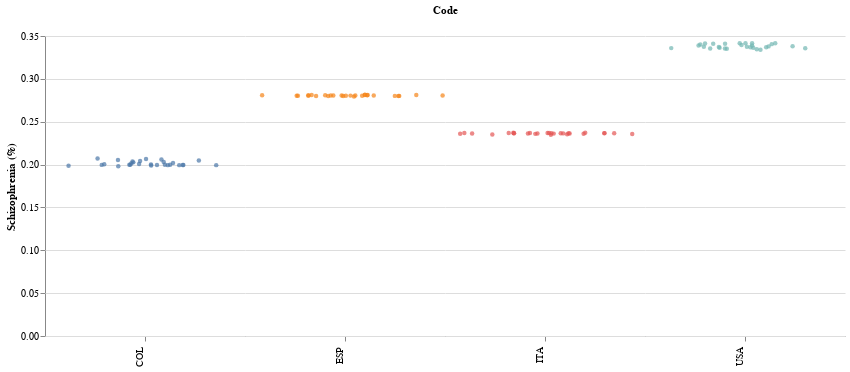

This figure's notebook cell:
### Code cell
import altair as alt

stripplot =  alt.Chart(df_mhd_countries, width=200).mark_circle(size=20).encode(
    x=alt.X(
        'jitter:Q',
        title=None,
        axis=alt.Axis(values=[0], ticks=True, grid=False, labels=False),
        scale=alt.Scale(),
    ),
    y=alt.Y('Schizophrenia (%)'),
    color=alt.Color('Code:N', legend=None),
    column=alt.Column(
        'Code:N',
        header=alt.Header(
            labelAngle=-90,  # -90
            titleOrient='top',
            labelOrient='bottom',
            labelAlign='right',
            labelPadding=5,
        ),
    ),
).transform_calculate(
    # Generate Gaussian jitter with a Box-Muller transform
    jitter='sqrt(-2*log(random()))*cos(2*PI*random())'
).configure_facet(
    spacing=0
).configure_view(
    stroke=None
)

stripplot

### Figure 1 — Vega-Lite specification as saved in the notebook (floating-point values rounded to 4 significant figures)
{"config": {"view": {"continuousWidth": 400, "continuousHeight": 300, "stroke": null}, "facet": {"spacing": 0}}, "data": {"name": "data-537f72dcac7ca8baa048591827e8aeb2"}, "mark": {"type": "circle", "size": 20}, "encoding": {"color": {"field": "Code", "legend": null, "type": "nominal"}, "column": {"field": "Code", "header": {"labelAlign": "right", "labelAngle": -90, "labelOrient": "bottom", "labelPadding": 5, "titleOrient": "top"}, "type": "nominal"}, "x": {"axis": {"grid": false, "labels": false, "ticks": true, "values": [0]}, "field": "jitter", "scale": {}, "title": null, "type": "quantitative"}, "y": {"field": "Schizophrenia (%)", "type": "quantitative"}}, "transform": [{"calculate": "sqrt(-2*log(random()))*cos(2*PI*random())", "as": "jitter"}], "width": 200, "$schema": "https://vega.github.io/schema/vega-lite/v4.17.0.json", "datasets": {"data-537f72dcac7ca8baa048591827e8aeb2": [{"Entity": "Colombia", "Code": "COL", "Year": 1990, "Schizophrenia (%)": 0.198, "Bipolar disorder (%)": 0.7492, "Eating disorders (%)": 0.2098, "Anxiety disorders (%)": 2.618, "Drug use disorders (%)": 0.9484, "Depression (%)": 2.268, "Alcohol use disorders (%)": 1.409}, {"Entity": "Colombia", "Code": "COL", "Year": 1991, "Schizophrenia (%)": 0.1985, "Bipolar disorder (%)": 0.7497, "Eating disorders (%)": 0.2108, "Anxiety disorders (%)": 2.618, "Drug use disorders (%)": 0.9449, "Depression (%)": 2.281, "Alcohol use disorders (%)": 1.426}, {"Entity": "Colombia", "Code": "COL", "Year": 1992, "Schizophrenia (%)": 0.199, "Bipolar disorder (%)": 0.7501, "Eating disorders (%)": 0.2116, "Anxiety disorders (%)": 2.62, "Drug use disorders (%)": 0.943, "Depression (%)": 2.293, "Alcohol use disorders (%)": 1.443}, {"Entity": "Colombia", "Code": "COL", "Year": 1993, "Schizophrenia (%)": 0.1993, "Bipolar disorder (%)": 0.7504, "Eating disorders (%)": 0.2124, "Anxiety disorders (%)": 2.622, "Drug use disorders (%)": 0.941, "Depression (%)": 2.305, "Alcohol use disorders (%)": 1.462}, {"Entity": "Colombia", "Code": "COL", "Year": 1994, "Schizophrenia (%)": 0.1996, "Bipolar disorder (%)": 0.7508, "Eating disorders (%)": 0.2132, "Anxiety disorders (%)": 2.624, "Drug use disorders (%)": 0.9398, "Depression (%)": 2.316, "Alcohol use disorders (%)": 1.481}, {"Entity": "Colombia", "Code": "COL", "Year": 1995, "Schizophrenia (%)": 0.1998, "Bipolar disorder (%)": 0.7511, "Eating disorders (%)": 0.2142, "Anxiety disorders (%)": 2.627, "Drug use disorders (%)": 0.9388, "Depression (%)": 2.328, "Alcohol use disorders (%)": 1.5}, {"Entity": "Colombia", "Code": "COL", "Year": 1996, "Schizophrenia (%)": 0.1998, "Bipolar disorder (%)": 0.7513, "Eating disorders (%)": 0.2148, "Anxiety disorders (%)": 2.637, "Drug use disorders (%)": 0.9397, "Depression (%)": 2.339, "Alcohol use disorders (%)": 1.524}, {"Entity": "Colombia", "Code": "COL", "Year": 1997, "Schizophrenia (%)": 0.1996, "Bipolar disorder (%)": 0.7513, "Eating disorders (%)": 0.2152, "Anxiety disorders (%)": 2.657, "Drug use disorders (%)": 0.9401, "Depression (%)": 2.354, "Alcohol use disorders (%)": 1.553}, {"Entity": "Colombia", "Code": "COL", "Year": 1998, "Schizophrenia (%)": 0.1995, "Bipolar disorder (%)": 0.7513, "Eating disorders (%)": 0.216, "Anxiety disorders (%)": 2.681, "Drug use disorders (%)": 0.9423, "Depression (%)": 2.369, "Alcohol use disorders (%)": 1.582}, {"Entity": "Colombia", "Code": "COL", "Year": 1999, "Schizophrenia (%)": 0.1993, "Bipolar disorder (%)": 0.7514, "Eating disorders (%)": 0.2163, "Anxiety disorders (%)": 2.701, "Drug use disorders (%)": 0.9454, "Depression (%)": 2.384, "Alcohol use disorders (%)": 1.605}, {"Entity": "Colombia", "Code": "COL", "Year": 2000, "Schizophrenia (%)": 0.1993, "Bipolar disorder (%)": 0.7517, "Eating disorders (%)": 0.217, "Anxiety disorders (%)": 2.71, "Drug use disorders (%)": 0.9489, "Depression (%)": 2.395, "Alcohol use disorders (%)": 1.617}, {"Entity": "Colombia", "Code": "COL", "Year": 2001, "Schizophrenia (%)": 0.1995, "Bipolar disorder (%)": 0.7523, "Eating disorders (%)": 0.2173, "Anxiety disorders (%)": 2.713, "Drug use disorders (%)": 0.958, "Depression (%)": 2.405, "Alcohol use disorders (%)": 1.618}, {"Entity": "Colombia", "Code": "COL", "Year": 2002, "Schizophrenia (%)": 0.1996, "Bipolar disorder (%)": 0.7529, "Eating disorders (%)": 0.2185, "Anxiety disorders (%)": 2.716, "Drug use disorders (%)": 0.9756, "Depression (%)": 2.412, "Alcohol use disorders (%)": 1.614}, {"Entity": "Colombia", "Code": "COL", "Year": 2003, "Schizophrenia (%)": 0.1999, "Bipolar disorder (%)": 0.7536, "Eating disorders (%)": 0.2194, "Anxiety disorders (%)": 2.719, "Drug use disorders (%)": 0.9963, "Depression (%)": 2.421, "Alcohol use disorders (%)": 1.608}, {"Entity": "Colombia", "Code": "COL", "Year": 2004, "Schizophrenia (%)": 0.2001, "Bipolar disorder (%)": 0.7543, "Eating disorders (%)": 0.2206, "Anxiety disorders (%)": 2.722, "Drug use disorders (%)": 1.017, "Depression (%)": 2.426, "Alcohol use disorders (%)": 1.603}, {"Entity": "Colombia", "Code": "COL", "Year": 2005, "Schizophrenia (%)": 0.2004, "Bipolar disorder (%)": 0.7551, "Eating disorders (%)": 0.2218, "Anxiety disorders (%)": 2.725, "Drug use disorders (%)": 1.034, "Depression (%)": 2.429, "Alcohol use disorders (%)": 1.602}, {"Entity": "Colombia", "Code": "COL", "Year": 2006, "Schizophrenia (%)": 0.2007, "Bipolar disorder (%)": 0.7562, "Eating disorders (%)": 0.2232, "Anxiety disorders (%)": 2.707, "Drug use disorders (%)": 1.049, "Depression (%)": 2.411, "Alcohol use disorders (%)": 1.619}, {"Entity": "Colombia", "Code": "COL", "Year": 2007, "Schizophrenia (%)": 0.2013, "Bipolar disorder (%)": 0.7579, "Eating disorders (%)": 0.2257, "Anxiety disorders (%)": 2.66, "Drug use disorders (%)": 1.068, "Depression (%)": 2.366, "Alcohol use disorders (%)": 1.654}, {"Entity": "Colombia", "Code": "COL", "Year": 2008, "Schizophrenia (%)": 0.2019, "Bipolar disorder (%)": 0.7598, "Eating disorders (%)": 0.2285, "Anxiety disorders (%)": 2.603, "Drug use disorders (%)": 1.087, "Depression (%)": 2.308, "Alcohol use disorders (%)": 1.696}, {"Entity": "Colombia", "Code": "COL", "Year": 2009, "Schizophrenia (%)": 0.2026, "Bipolar disorder (%)": 0.7616, "Eating disorders (%)": 0.2316, "Anxiety disorders (%)": 2.553, "Drug use disorders (%)": 1.102, "Depression (%)": 2.257, "Alcohol use disorders (%)": 1.731}, {"Entity": "Colombia", "Code": "COL", "Year": 2010, "Schizophrenia (%)": 0.2031, "Bipolar disorder (%)": 0.7629, "Eating disorders (%)": 0.235, "Anxiety disorders (%)": 2.529, "Drug use disorders (%)": 1.111, "Depression (%)": 2.229, "Alcohol use disorders (%)": 1.749}, {"Entity": "Colombia", "Code": "COL", "Year": 2011, "Schizophrenia (%)": 0.2036, "Bipolar disorder (%)": 0.7638, "Eating disorders (%)": 0.2379, "Anxiety disorders (%)": 2.523, "Drug use disorders (%)": 1.111, "Depression (%)": 2.219, "Alcohol use disorders (%)": 1.752}, {"Entity": "Colombia", "Code": "COL", "Year": 2012, "Schizophrenia (%)": 0.2041, "Bipolar disorder (%)": 0.7647, "Eating disorders (%)": 0.2411, "Anxiety disorders (%)": 2.519, "Drug use disorders (%)": 1.111, "Depression (%)": 2.211, "Alcohol use disorders (%)": 1.755}, {"Entity": "Colombia", "Code": "COL", "Year": 2013, "Schizophrenia (%)": 0.2046, "Bipolar disorder (%)": 0.7656, "Eating disorders (%)": 0.2447, "Anxiety disorders (%)": 2.516, "Drug use disorders (%)": 1.11, "Depression (%)": 2.204, "Alcohol use disorders (%)": 1.758}, {"Entity": "Colombia", "Code": "COL", "Year": 2014, "Schizophrenia (%)": 0.2052, "Bipolar disorder (%)": 0.7665, "Eating disorders (%)": 0.2486, "Anxiety disorders (%)": 2.514, "Drug use disorders (%)": 1.106, "Depression (%)": 2.198, "Alcohol use disorders (%)": 1.76}, {"Entity": "Colombia", "Code": "COL", "Year": 2015, "Schizophrenia (%)": 0.2059, "Bipolar disorder (%)": 0.7674, "Eating disorders (%)": 0.2521, "Anxiety disorders (%)": 2.513, "Drug use disorders (%)": 1.098, "Depression (%)": 2.195, "Alcohol use disorders (%)": 1.761}, {"Entity": "Colombia", "Code": "COL", "Year": 2016, "Schizophrenia (%)": 0.2065, "Bipolar disorder (%)": 0.7682, "Eating disorders (%)": 0.256, "Anxiety disorders (%)": 2.513, "Drug use disorders (%)": 1.087, "Depression (%)": 2.194, "Alcohol use disorders (%)": 1.76}, {"Entity": "Colombia", "Code": "COL", "Year": 2017, "Schizophrenia (%)": 0.2072, "Bipolar disorder (%)": 0.7689, "Eating disorders (%)": 0.2603, "Anxiety disorders (%)": 2.515, "Drug use disorders (%)": 1.076, "Depression (%)": 2.196, "Alcohol use disorders (%)": 1.759}, {"Entity": "Italy", "Code": "ITA", "Year": 1990, "Schizophrenia (%)": 0.2349, "Bipolar disorder (%)": 0.9461, "Eating disorders (%)": 0.5857, "Anxiety disorders (%)": 5.728, "Drug use disorders (%)": 1.247, "Depression (%)": 3.782, "Alcohol use disorders (%)": 0.4584}, {"Entity": "Italy", "Code": "ITA", "Year": 1991, "Schizophrenia (%)": 0.2352, "Bipolar disorder (%)": 0.9471, "Eating disorders (%)": 0.5892, "Anxiety disorders (%)": 5.691, "Drug use disorders (%)": 1.25, "Depression (%)": 3.715, "Alcohol use disorders (%)": 0.455}, {"Entity": "Italy", "Code": "ITA", "Year": 1992, "Schizophrenia (%)": 0.2354, "Bipolar disorder (%)": 0.948, "Eating disorders (%)": 0.593, "Anxiety disorders (%)": 5.652, "Drug use disorders (%)": 1.256, "Depression (%)": 3.652, "Alcohol use disorders (%)": 0.4519}, {"Entity": "Italy", "Code": "ITA", "Year": 1993, "Schizophrenia (%)": 0.2356, "Bipolar disorder (%)": 0.9487, "Eating disorders (%)": 0.5974, "Anxiety disorders (%)": 5.612, "Drug use disorders (%)": 1.264, "Depression (%)": 3.597, "Alcohol use disorders (%)": 0.4494}, {"Entity": "Italy", "Code": "ITA", "Year": 1994, "Schizophrenia (%)": 0.2358, "Bipolar disorder (%)": 0.9493, "Eating disorders (%)": 0.6008, "Anxiety disorders (%)": 5.572, "Drug use disorders (%)": 1.273, "Depression (%)": 3.556, "Alcohol use disorders (%)": 0.4477}, {"Entity": "Italy", "Code": "ITA", "Year": 1995, "Schizophrenia (%)": 0.2359, "Bipolar disorder (%)": 0.9496, "Eating disorders (%)": 0.6045, "Anxiety disorders (%)": 5.533, "Drug use disorders (%)": 1.281, "Depression (%)": 3.53, "Alcohol use disorders (%)": 0.4469}, {"Entity": "Italy", "Code": "ITA", "Year": 1996, "Schizophrenia (%)": 0.236, "Bipolar disorder (%)": 0.9499, "Eating disorders (%)": 0.6067, "Anxiety disorders (%)": 5.483, "Drug use disorders (%)": 1.3, "Depression (%)": 3.515, "Alcohol use disorders (%)": 0.4471}, {"Entity": "Italy", "Code": "ITA", "Year": 1997, "Schizophrenia (%)": 0.2361, "Bipolar disorder (%)": 0.9502, "Eating disorders (%)": 0.6109, "Anxiety disorders (%)": 5.421, "Drug use disorders (%)": 1.328, "Depression (%)": 3.499, "Alcohol use disorders (%)": 0.4477}, {"Entity": "Italy", "Code": "ITA", "Year": 1998, "Schizophrenia (%)": 0.2362, "Bipolar disorder (%)": 0.9505, "Eating disorders (%)": 0.6151, "Anxiety disorders (%)": 5.361, "Drug use disorders (%)": 1.361, "Depression (%)": 3.481, "Alcohol use disorders (%)": 0.4486}, {"Entity": "Italy", "Code": "ITA", "Year": 1999, "Schizophrenia (%)": 0.2363, "Bipolar disorder (%)": 0.9508, "Eating disorders (%)": 0.6198, "Anxiety disorders (%)": 5.314, "Drug use disorders (%)": 1.39, "Depression (%)": 3.466, "Alcohol use disorders (%)": 0.4494}, {"Entity": "Italy", "Code": "ITA", "Year": 2000, "Schizophrenia (%)": 0.2364, "Bipolar disorder (%)": 0.9511, "Eating disorders (%)": 0.6236, "Anxiety disorders (%)": 5.294, "Drug use disorders (%)": 1.406, "Depression (%)": 3.459, "Alcohol use disorders (%)": 0.4499}, {"Entity": "Italy", "Code": "ITA", "Year": 2001, "Schizophrenia (%)": 0.2364, "Bipolar disorder (%)": 0.9506, "Eating disorders (%)": 0.6271, "Anxiety disorders (%)": 5.298, "Drug use disorders (%)": 1.418, "Depression (%)": 3.45, "Alcohol use disorders (%)": 0.4502}, {"Entity": "Italy", "Code": "ITA", "Year": 2002, "Schizophrenia (%)": 0.2365, "Bipolar disorder (%)": 0.949, "Eating disorders (%)": 0.6308, "Anxiety disorders (%)": 5.312, "Drug use disorders (%)": 1.438, "Depression (%)": 3.436, "Alcohol use disorders (%)": 0.4504}, {"Entity": "Italy", "Code": "ITA", "Year": 2003, "Schizophrenia (%)": 0.2365, "Bipolar disorder (%)": 0.9471, "Eating disorders (%)": 0.6341, "Anxiety disorders (%)": 5.331, "Drug use disorders (%)": 1.459, "Depression (%)": 3.419, "Alcohol use disorders (%)": 0.4506}, {"Entity": "Italy", "Code": "ITA", "Year": 2004, "Schizophrenia (%)": 0.2365, "Bipolar disorder (%)": 0.9453, "Eating disorders (%)": 0.6364, "Anxiety disorders (%)": 5.351, "Drug use disorders (%)": 1.475, "Depression (%)": 3.403, "Alcohol use disorders (%)": 0.4509}, {"Entity": "Italy", "Code": "ITA", "Year": 2005, "Schizophrenia (%)": 0.2365, "Bipolar disorder (%)": 0.9446, "Eating disorders (%)": 0.6381, "Anxiety disorders (%)": 5.367, "Drug use disorders (%)": 1.476, "Depression (%)": 3.392, "Alcohol use disorders (%)": 0.4514}, {"Entity": "Italy", "Code": "ITA", "Year": 2006, "Schizophrenia (%)": 0.2366, "Bipolar disorder (%)": 0.9447, "Eating disorders (%)": 0.6358, "Anxiety disorders (%)": 5.404, "Drug use disorders (%)": 1.462, "Depression (%)": 3.393, "Alcohol use disorders (%)": 0.4534}, {"Entity": "Italy", "Code": "ITA", "Year": 2007, "Schizophrenia (%)": 0.2367, "Bipolar disorder (%)": 0.9451, "Eating disorders (%)": 0.6312, "Anxiety disorders (%)": 5.47, "Drug use disorders (%)": 1.437, "Depression (%)": 3.409, "Alcohol use disorders (%)": 0.4574}, {"Entity": "Italy", "Code": "ITA", "Year": 2008, "Schizophrenia (%)": 0.2369, "Bipolar disorder (%)": 0.9456, "Eating disorders (%)": 0.6256, "Anxiety disorders (%)": 5.545, "Drug use disorders (%)": 1.408, "Depression (%)": 3.431, "Alcohol use disorders (%)": 0.4619}, {"Entity": "Italy", "Code": "ITA", "Year": 2009, "Schizophrenia (%)": 0.237, "Bipolar disorder (%)": 0.946, "Eating disorders (%)": 0.6211, "Anxiety disorders (%)": 5.607, "Drug use disorders (%)": 1.378, "Depression (%)": 3.448, "Alcohol use disorders (%)": 0.4657}, {"Entity": "Italy", "Code": "ITA", "Year": 2010, "Schizophrenia (%)": 0.237, "Bipolar disorder (%)": 0.9463, "Eating disorders (%)": 0.6202, "Anxiety disorders (%)": 5.632, "Drug use disorders (%)": 1.355, "Depression (%)": 3.456, "Alcohol use disorders (%)": 0.4672}, {"Entity": "Italy", "Code": "ITA", "Year": 2011, "Schizophrenia (%)": 0.237, "Bipolar disorder (%)": 0.9463, "Eating disorders (%)": 0.6202, "Anxiety disorders (%)": 5.632, "Drug use disorders (%)": 1.335, "Depression (%)": 3.455, "Alcohol use disorders (%)": 0.4672}, {"Entity": "Italy", "Code": "ITA", "Year": 2012, "Schizophrenia (%)": 0.2369, "Bipolar disorder (%)": 0.9465, "Eating disorders (%)": 0.6208, "Anxiety disorders (%)": 5.632, "Drug use disorders (%)": 1.31, "Depression (%)": 3.455, "Alcohol use disorders (%)": 0.4671}, {"Entity": "Italy", "Code": "ITA", "Year": 2013, "Schizophrenia (%)": 0.2368, "Bipolar disorder (%)": 0.9466, "Eating disorders (%)": 0.6214, "Anxiety disorders (%)": 5.632, "Drug use disorders (%)": 1.283, "Depression (%)": 3.455, "Alcohol use disorders (%)": 0.4669}, {"Entity": "Italy", "Code": "ITA", "Year": 2014, "Schizophrenia (%)": 0.2367, "Bipolar disorder (%)": 0.9466, "Eating disorders (%)": 0.6223, "Anxiety disorders (%)": 5.632, "Drug use disorders (%)": 1.253, "Depression (%)": 3.457, "Alcohol use disorders (%)": 0.4665}, {"Entity": "Italy", "Code": "ITA", "Year": 2015, "Schizophrenia (%)": 0.2365, "Bipolar disorder (%)": 0.9465, "Eating disorders (%)": 0.6239, "Anxiety disorders (%)": 5.63, "Drug use disorders (%)": 1.219, "Depression (%)": 3.459, "Alcohol use disorders (%)": 0.4657}, {"Entity": "Italy", "Code": "ITA", "Year": 2016, "Schizophrenia (%)": 0.2364, "Bipolar disorder (%)": 0.9464, "Eating disorders (%)": 0.625, "Anxiety disorders (%)": 5.628, "Drug use disorders (%)": 1.185, "Depression (%)": 3.46, "Alcohol use disorders (%)": 0.4646}, {"Entity": "Italy", "Code": "ITA", "Year": 2017, "Schizophrenia (%)": 0.2362, "Bipolar disorder (%)": 0.9463, "Eating disorders (%)": 0.6268, "Anxiety disorders (%)": 5.626, "Drug use disorders (%)": 1.148, "Depression (%)": 3.464, "Alcohol use disorders (%)": 0.4629}, {"Entity": "Spain", "Code": "ESP", "Year": 1990, "Schizophrenia (%)": 0.2795, "Bipolar disorder (%)": 0.9556, "Eating disorders (%)": 0.5744, "Anxiety disorders (%)": 5.071, "Drug use disorders (%)": 1.164, "Depression (%)": 3.858, "Alcohol use disorders (%)": 0.822}, {"Entity": "Spain", "Code": "ESP", "Year": 1991, "Schizophrenia (%)": 0.28, "Bipolar disorder (%)": 0.9569, "Eating disorders (%)": 0.5824, "Anxiety disorders (%)": 5.078, "Drug use disorders (%)": 1.161, "Depression (%)": 3.79, "Alcohol use disorders (%)": 0.8203}, {"Entity": "Spain", "Code": "ESP", "Year": 1992, "Schizophrenia (%)": 0.2803, "Bipolar disorder (%)": 0.9581, "Eating disorders (%)": 0.5903, "Anxiety disorders (%)": 5.084, "Drug use disorders (%)": 1.164, "Depression (%)": 3.725, "Alcohol use disorders (%)": 0.8192}, {"Entity": "Spain", "Code": "ESP", "Year": 1993, "Schizophrenia (%)": 0.2807, "Bipolar disorder (%)": 0.9592, "Eating disorders (%)": 0.5979, "Anxiety disorders (%)": 5.089, "Drug use disorders (%)": 1.168, "Depression (%)": 3.67, "Alcohol use disorders (%)": 0.8187}, {"Entity": "Spain", "Code": "ESP", "Year": 1994, "Schizophrenia (%)": 0.2809, "Bipolar disorder (%)": 0.9601, "Eating disorders (%)": 0.6045, "Anxiety disorders (%)": 5.093, "Drug use disorders (%)": 1.175, "Depression (%)": 3.632, "Alcohol use disorders (%)": 0.8189}, {"Entity": "Spain", "Code": "ESP", "Year": 1995, "Schizophrenia (%)": 0.2812, "Bipolar disorder (%)": 0.9609, "Eating disorders (%)": 0.611, "Anxiety disorders (%)": 5.097, "Drug use disorders (%)": 1.182, "Depression (%)": 3.614, "Alcohol use disorders (%)": 0.8196}, {"Entity": "Spain", "Code": "ESP", "Year": 1996, "Schizophrenia (%)": 0.2813, "Bipolar disorder (%)": 0.9611, "Eating disorders (%)": 0.6166, "Anxiety disorders (%)": 5.088, "Drug use disorders (%)": 1.198, "Depression (%)": 3.596, "Alcohol use disorders (%)": 0.8217}, {"Entity": "Spain", "Code": "ESP", "Year": 1997, "Schizophrenia (%)": 0.2811, "Bipolar disorder (%)": 0.9606, "Eating disorders (%)": 0.6226, "Anxiety disorders (%)": 5.063, "Drug use disorders (%)": 1.23, "Depression (%)": 3.563, "Alcohol use disorders (%)": 0.8251}, {"Entity": "Spain", "Code": "ESP", "Year": 1998, "Schizophrenia (%)": 0.2809, "Bipolar disorder (%)": 0.9598, "Eating disorders (%)": 0.6287, "Anxiety disorders (%)": 5.031, "Drug use disorders (%)": 1.27, "Depression (%)": 3.526, "Alcohol use disorders (%)": 0.829}, {"Entity": "Spain", "Code": "ESP", "Year": 1999, "Schizophrenia (%)": 0.2807, "Bipolar disorder (%)": 0.9589, "Eating disorders (%)": 0.6352, "Anxiety disorders (%)": 5.002, "Drug use disorders (%)": 1.309, "Depression (%)": 3.49, "Alcohol use disorders (%)": 0.8325}, {"Entity": "Spain", "Code": "ESP", "Year": 2000, "Schizophrenia (%)": 0.2806, "Bipolar disorder (%)": 0.9582, "Eating disorders (%)": 0.6411, "Anxiety disorders (%)": 4.987, "Drug use disorders (%)": 1.338, "Depression (%)": 3.467, "Alcohol use disorders (%)": 0.8347}, {"Entity": "Spain", "Code": "ESP", "Year": 2001, "Schizophrenia (%)": 0.2806, "Bipolar disorder (%)": 0.9601, "Eating disorders (%)": 0.6463, "Anxiety disorders (%)": 4.988, "Drug use disorders (%)": 1.361, "Depression (%)": 3.448, "Alcohol use disorders (%)": 0.8357}, {"Entity": "Spain", "Code": "ESP", "Year": 2002, "Schizophrenia (%)": 0.2805, "Bipolar disorder (%)": 0.9651, "Eating disorders (%)": 0.6517, "Anxiety disorders (%)": 5.002, "Drug use disorders (%)": 1.384, "Depression (%)": 3.422, "Alcohol use disorders (%)": 0.8362}, {"Entity": "Spain", "Code": "ESP", "Year": 2003, "Schizophrenia (%)": 0.2805, "Bipolar disorder (%)": 0.9712, "Eating disorders (%)": 0.6578, "Anxiety disorders (%)": 5.024, "Drug use disorders (%)": 1.403, "Depression (%)": 3.396, "Alcohol use disorders (%)": 0.8366}, {"Entity": "Spain", "Code": "ESP", "Year": 2004, "Schizophrenia (%)": 0.2805, "Bipolar disorder (%)": 0.9763, "Eating disorders (%)": 0.6643, "Anxiety disorders (%)": 5.051, "Drug use disorders (%)": 1.419, "Depression (%)": 3.373, "Alcohol use disorders (%)": 0.8373}, {"Entity": "Spain", "Code": "ESP", "Year": 2005, "Schizophrenia (%)": 0.2805, "Bipolar disorder (%)": 0.9782, "Eating disorders (%)": 0.6705, "Anxiety disorders (%)": 5.076, "Drug use disorders (%)": 1.428, "Depression (%)": 3.359, "Alcohol use disorders (%)": 0.8387}, {"Entity": "Spain", "Code": "ESP", "Year": 2006, "Schizophrenia (%)": 0.2804, "Bipolar disorder (%)": 0.9778, "Eating disorders (%)": 0.6794, "Anxiety disorders (%)": 5.111, "Drug use disorders (%)": 1.429, "Depression (%)": 3.363, "Alcohol use disorders (%)": 0.8469}, {"Entity": "Spain", "Code": "ESP", "Year": 2007, "Schizophrenia (%)": 0.2803, "Bipolar disorder (%)": 0.9773, "Eating disorders (%)": 0.6909, "Anxiety disorders (%)": 5.161, "Drug use disorders (%)": 1.423, "Depression (%)": 3.387, "Alcohol use disorders (%)": 0.8635}, {"Entity": "Spain", "Code": "ESP", "Year": 2008, "Schizophrenia (%)": 0.2801, "Bipolar disorder (%)": 0.9769, "Eating disorders (%)": 0.7027, "Anxiety disorders (%)": 5.213, "Drug use disorders (%)": 1.415, "Depression (%)": 3.416, "Alcohol use disorders (%)": 0.8826}, {"Entity": "Spain", "Code": "ESP", "Year": 2009, "Schizophrenia (%)": 0.28, "Bipolar disorder (%)": 0.9767, "Eating disorders (%)": 0.7129, "Anxiety disorders (%)": 5.254, "Drug use disorders (%)": 1.408, "Depression (%)": 3.441, "Alcohol use disorders (%)": 0.8982}, {"Entity": "Spain", "Code": "ESP", "Year": 2010, "Schizophrenia (%)": 0.28, "Bipolar disorder (%)": 0.9766, "Eating disorders (%)": 0.7195, "Anxiety disorders (%)": 5.271, "Drug use disorders (%)": 1.409, "Depression (%)": 3.455, "Alcohol use disorders (%)": 0.9042}, {"Entity": "Spain", "Code": "ESP", "Year": 2011, "Schizophrenia (%)": 0.28, "Bipolar disorder (%)": 0.9766, "Eating disorders (%)": 0.7238, "Anxiety disorders (%)": 5.272, "Drug use disorders (%)": 1.412, "Depression (%)": 3.461, "Alcohol use disorders (%)": 0.9034}, {"Entity": "Spain", "Code": "ESP", "Year": 2012, "Schizophrenia (%)": 0.2801, "Bipolar disorder (%)": 0.9766, "Eating disorders (%)": 0.7265, "Anxiety disorders (%)": 5.274, "Drug use disorders (%)": 1.418, "Depression (%)": 3.471, "Alcohol use disorders (%)": 0.9022}, {"Entity": "Spain", "Code": "ESP", "Year": 2013, "Schizophrenia (%)": 0.2803, "Bipolar disorder (%)": 0.9767, "Eating disorders (%)": 0.7293, "Anxiety disorders (%)": 5.276, "Drug use disorders (%)": 1.426, "Depression (%)": 3.481, "Alcohol use disorders (%)": 0.9005}, {"Entity": "Spain", "Code": "ESP", "Year": 2014, "Schizophrenia (%)": 0.2805, "Bipolar disorder (%)": 0.9767, "Eating disorders (%)": 0.7322, "Anxiety disorders (%)": 5.277, "Drug use disorders (%)": 1.435, "Depression (%)": 3.492, "Alcohol use disorders (%)": 0.8983}, {"Entity": "Spain", "Code": "ESP", "Year": 2015, "Schizophrenia (%)": 0.2808, "Bipolar disorder (%)": 0.9768, "Eating disorders (%)": 0.7334, "Anxiety disorders (%)": 5.278, "Drug use disorders (%)": 1.447, "Depression (%)": 3.507, "Alcohol use disorders (%)": 0.8951}, {"Entity": "Spain", "Code": "ESP", "Year": 2016, "Schizophrenia (%)": 0.2811, "Bipolar disorder (%)": 0.9768, "Eating disorders (%)": 0.7334, "Anxiety disorders (%)": 5.279, "Drug use disorders (%)": 1.457, "Depression (%)": 3.523, "Alcohol use disorders (%)": 0.8908}, {"Entity": "Spain", "Code": "ESP", "Year": 2017, "Schizophrenia (%)": 0.2815, "Bipolar disorder (%)": 0.9769, "Eating disorders (%)": 0.7306, "Anxiety disorders (%)": 5.28, "Drug use disorders (%)": 1.469, "Depression (%)": 3.538, "Alcohol use disorders (%)": 0.885}, {"Entity": "United States", "Code": "USA", "Year": 1990, "Schizophrenia (%)": 0.3409, "Bipolar disorder (%)": 0.6537, "Eating disorders (%)": 0.4687, "Anxiety disorders (%)": 6.577, "Drug use disorders (%)": 2.368, "Depression (%)": 4.678, "Alcohol use disorders (%)": 2.174}, {"Entity": "United States", "Code": "USA", "Year": 1991, "Schizophrenia (%)": 0.3389, "Bipolar disorder (%)": 0.654, "Eating disorders (%)": 0.4736, "Anxiety disorders (%)": 6.553, "Drug use disorders (%)": 2.345, "Depression (%)": 4.661, "Alcohol use disorders (%)": 2.139}, {"Entity": "United States", "Code": "USA", "Year": 1992, "Schizophrenia (%)": 0.3373, "Bipolar disorder (%)": 0.6542, "Eating disorders (%)": 0.4786, "Anxiety disorders (%)": 6.536, "Drug use disorders (%)": 2.34, "Depression (%)": 4.652, "Alcohol use disorders (%)": 2.108}, {"Entity": "United States", "Code": "USA", "Year": 1993, "Schizophrenia (%)": 0.3362, "Bipolar disorder (%)": 0.6544, "Eating disorders (%)": 0.4835, "Anxiety disorders (%)": 6.526, "Drug use disorders (%)": 2.347, "Depression (%)": 4.649, "Alcohol use disorders (%)": 2.081}, {"Entity": "United States", "Code": "USA", "Year": 1994, "Schizophrenia (%)": 0.3355, "Bipolar disorder (%)": 0.6546, "Eating disorders (%)": 0.4882, "Anxiety disorders (%)": 6.522, "Drug use disorders (%)": 2.366, "Depression (%)": 4.649, "Alcohol use disorders (%)": 2.059}, {"Entity": "United States", "Code": "USA", "Year": 1995, "Schizophrenia (%)": 0.3354, "Bipolar disorder (%)": 0.6547, "Eating disorders (%)": 0.4924, "Anxiety disorders (%)": 6.526, "Drug use disorders (%)": 2.393, "Depression (%)": 4.651, "Alcohol use disorders (%)": 2.043}, {"Entity": "United States", "Code": "USA", "Year": 1996, "Schizophrenia (%)": 0.3358, "Bipolar disorder (%)": 0.6547, "Eating disorders (%)": 0.4968, "Anxiety disorders (%)": 6.578, "Drug use disorders (%)": 2.456, "Depression (%)": 4.663, "Alcohol use disorders (%)": 2.034}, {"Entity": "United States", "Code": "USA", "Year": 1997, "Schizophrenia (%)": 0.3368, "Bipolar disorder (%)": 0.6547, "Eating disorders (%)": 0.5016, "Anxiety disorders (%)": 6.689, "Drug use disorders (%)": 2.565, "Depression (%)": 4.689, "Alcohol use disorders (%)": 2.031}, {"Entity": "United States", "Code": "USA", "Year": 1998, "Schizophrenia (%)": 0.3381, "Bipolar disorder (%)": 0.6547, "Eating disorders (%)": 0.5065, "Anxiety disorders (%)": 6.818, "Drug use disorders (%)": 2.689, "Depression (%)": 4.721, "Alcohol use disorders (%)": 2.031}, {"Entity": "United States", "Code": "USA", "Year": 1999, "Schizophrenia (%)": 0.3394, "Bipolar disorder (%)": 0.6546, "Eating disorders (%)": 0.5111, "Anxiety disorders (%)": 6.926, "Drug use disorders (%)": 2.801, "Depression (%)": 4.75, "Alcohol use disorders (%)": 2.034}, {"Entity": "United States", "Code": "USA", "Year": 2000, "Schizophrenia (%)": 0.3405, "Bipolar disorder (%)": 0.6544, "Eating disorders (%)": 0.5149, "Anxiety disorders (%)": 6.972, "Drug use disorders (%)": 2.869, "Depression (%)": 4.767, "Alcohol use disorders (%)": 2.038}, {"Entity": "United States", "Code": "USA", "Year": 2001, "Schizophrenia (%)": 0.3412, "Bipolar disorder (%)": 0.6544, "Eating disorders (%)": 0.5183, "Anxiety disorders (%)": 6.972, "Drug use disorders (%)": 2.906, "Depression (%)": 4.774, "Alcohol use disorders (%)": 2.044}, {"Entity": "United States", "Code": "USA", "Year": 2002, "Schizophrenia (%)": 0.3415, "Bipolar disorder (%)": 0.6543, "Eating disorders (%)": 0.5222, "Anxiety disorders (%)": 6.972, "Drug use disorders (%)": 2.936, "Depression (%)": 4.778, "Alcohol use disorders (%)": 2.051}, {"Entity": "United States", "Code": "USA", "Year": 2003, "Schizophrenia (%)": 0.3415, "Bipolar disorder (%)": 0.6543, "Eating disorders (%)": 0.5261, "Anxiety disorders (%)": 6.971, "Drug use disorders (%)": 2.963, "Depression (%)": 4.782, "Alcohol use disorders (%)": 2.06}, {"Entity": "United States", "Code": "USA", "Year": 2004, "Schizophrenia (%)": 0.3415, "Bipolar disorder (%)": 0.6543, "Eating disorders (%)": 0.5293, "Anxiety disorders (%)": 6.969, "Drug use disorders (%)": 2.983, "Depression (%)": 4.785, "Alcohol use disorders (%)": 2.067}, {"Entity": "United States", "Code": "USA", "Year": 2005, "Schizophrenia (%)": 0.3414, "Bipolar disorder (%)": 0.6542, "Eating disorders (%)": 0.5312, "Anxiety disorders (%)": 6.965, "Drug use disorders (%)": 2.999, "Depression (%)": 4.791, "Alcohol use disorders (%)": 2.07}, {"Entity": "United States", "Code": "USA", "Year": 2006, "Schizophrenia (%)": 0.341, "Bipolar disorder (%)": 0.6541, "Eating disorders (%)": 0.5322, "Anxiety disorders (%)": 6.937, "Drug use disorders (%)": 3.001, "Depression (%)": 4.793, "Alcohol use disorders (%)": 2.063}, {"Entity": "United States", "Code": "USA", "Year": 2007, "Schizophrenia (%)": 0.3401, "Bipolar disorder (%)": 0.6539, "Eating disorders (%)": 0.5331, "Anxiety disorders (%)": 6.875, "Drug use disorders (%)": 2.989, "Depression (%)": 4.787, "Alcohol use disorders (%)": 2.046}, {"Entity": "United States", "Code": "USA", "Year": 2008, "Schizophrenia (%)": 0.3389, "Bipolar disorder (%)": 0.6537, "Eating disorders (%)": 0.5338, "Anxiety disorders (%)": 6.802, "Drug use disorders (%)": 2.974, "Depression (%)": 4.776, "Alcohol use disorders (%)": 2.024}, {"Entity": "United States", "Code": "USA", "Year": 2009, "Schizophrenia (%)": 0.3379, "Bipolar disorder (%)": 0.6535, "Eating disorders (%)": 0.5342, "Anxiety disorders (%)": 6.738, "Drug use disorders (%)": 2.967, "Depression (%)": 4.766, "Alcohol use disorders (%)": 2.006}, {"Entity": "United States", "Code": "USA", "Year": 2010, "Schizophrenia (%)": 0.3374, "Bipolar disorder (%)": 0.6532, "Eating disorders (%)": 0.5341, "Anxiety disorders (%)": 6.704, "Drug use disorders (%)": 2.977, "Depression (%)": 4.762, "Alcohol use disorders (%)": 1.998}, {"Entity": "United States", "Code": "USA", "Year": 2011, "Schizophrenia (%)": 0.3372, "Bipolar disorder (%)": 0.653, "Eating disorders (%)": 0.5332, "Anxiety disorders (%)": 6.693, "Drug use disorders (%)": 3.007, "Depression (%)": 4.762, "Alcohol use disorders (%)": 2.0}, {"Entity": "United States", "Code": "USA", "Year": 2012, "Schizophrenia (%)": 0.3369, "Bipolar disorder (%)": 0.6527, "Eating disorders (%)": 0.5315, "Anxiety disorders (%)": 6.682, "Drug use disorders (%)": 3.052, "Depression (%)": 4.765, "Alcohol use disorders (%)": 2.002}, {"Entity": "United States", "Code": "USA", "Year": 2013, "Schizophrenia (%)": 0.3364, "Bipolar disorder (%)": 0.6525, "Eating disorders (%)": 0.5289, "Anxiety disorders (%)": 6.671, "Drug use disorders (%)": 3.111, "Depression (%)": 4.772, "Alcohol use disorders (%)": 2.006}, {"Entity": "United States", "Code": "USA", "Year": 2014, "Schizophrenia (%)": 0.3359, "Bipolar disorder (%)": 0.6522, "Eating disorders (%)": 0.526, "Anxiety disorders (%)": 6.66, "Drug use disorders (%)": 3.181, "Depression (%)": 4.782, "Alcohol use disorders (%)": 2.011}, {"Entity": "United States", "Code": "USA", "Year": 2015, "Schizophrenia (%)": 0.3352, "Bipolar disorder (%)": 0.6519, "Eating disorders (%)": 0.5221, "Anxiety disorders (%)": 6.651, "Drug use disorders (%)": 3.263, "Depression (%)": 4.796, "Alcohol use disorders (%)": 2.019}, {"Entity": "United States", "Code": "USA", "Year": 2016, "Schizophrenia (%)": 0.3346, "Bipolar disorder (%)": 0.6516, "Eating disorders (%)": 0.5177, "Anxiety disorders (%)": 6.642, "Drug use disorders (%)": 3.353, "Depression (%)": 4.813, "Alcohol use disorders (%)": 2.028}, {"Entity": "United States", "Code": "USA", "Year": 2017, "Schizophrenia (%)": 0.3339, "Bipolar disorder (%)": 0.6512, "Eating disorders (%)": 0.5128, "Anxiety disorders (%)": 6.635, "Drug use disorders (%)": 3.452, "Depression (%)": 4.836, "Alcohol use disorders (%)": 2.04}]}}
